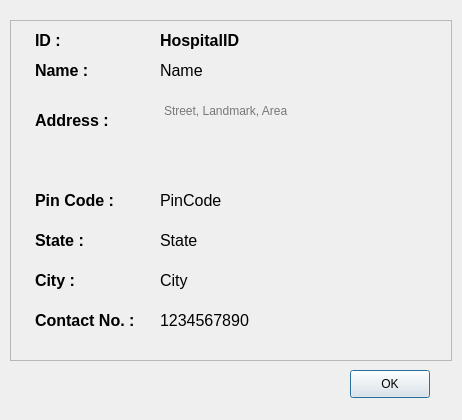
<?xml version="1.0" encoding="UTF-8"?>
<ui version="4.0">
 <class>hospitalProfile</class>
 <widget class="QDialog" name="hospitalProfile">
  <property name="geometry">
   <rect>
    <x>0</x>
    <y>0</y>
    <width>462</width>
    <height>420</height>
   </rect>
  </property>
  <property name="windowTitle">
   <string>Hospital Profile</string>
  </property>
  <widget class="QFrame" name="frame">
   <property name="geometry">
    <rect>
     <x>10</x>
     <y>20</y>
     <width>442</width>
     <height>341</height>
    </rect>
   </property>
   <property name="styleSheet">
    <string notr="true"/>
   </property>
   <property name="frameShape">
    <enum>QFrame::StyledPanel</enum>
   </property>
   <property name="frameShadow">
    <enum>QFrame::Raised</enum>
   </property>
   <widget class="QLabel" name="nameLabel">
    <property name="geometry">
     <rect>
      <x>25</x>
      <y>30</y>
      <width>101</width>
      <height>41</height>
     </rect>
    </property>
    <property name="text">
     <string>&lt;html&gt;&lt;head/&gt;&lt;body&gt;&lt;p&gt;&lt;span style=&quot; font-size:12pt; font-weight:600;&quot;&gt;Name :&lt;/span&gt;&lt;/p&gt;&lt;/body&gt;&lt;/html&gt;</string>
    </property>
   </widget>
   <widget class="QLabel" name="addressLabel">
    <property name="geometry">
     <rect>
      <x>25</x>
      <y>80</y>
      <width>101</width>
      <height>41</height>
     </rect>
    </property>
    <property name="text">
     <string>&lt;html&gt;&lt;head/&gt;&lt;body&gt;&lt;p&gt;&lt;span style=&quot; font-size:12pt; font-weight:600;&quot;&gt;Address :&lt;/span&gt;&lt;/p&gt;&lt;/body&gt;&lt;/html&gt;</string>
    </property>
   </widget>
   <widget class="QLabel" name="contactLabel">
    <property name="geometry">
     <rect>
      <x>25</x>
      <y>290</y>
      <width>131</width>
      <height>21</height>
     </rect>
    </property>
    <property name="text">
     <string>&lt;html&gt;&lt;head/&gt;&lt;body&gt;&lt;p&gt;&lt;span style=&quot; font-size:12pt; font-weight:600;&quot;&gt;Contact No. :&lt;/span&gt;&lt;/p&gt;&lt;/body&gt;&lt;/html&gt;</string>
    </property>
   </widget>
   <widget class="QLabel" name="stateLabel">
    <property name="geometry">
     <rect>
      <x>25</x>
      <y>200</y>
      <width>101</width>
      <height>41</height>
     </rect>
    </property>
    <property name="text">
     <string>&lt;html&gt;&lt;head/&gt;&lt;body&gt;&lt;p&gt;&lt;span style=&quot; font-size:12pt; font-weight:600;&quot;&gt;State :&lt;/span&gt;&lt;/p&gt;&lt;/body&gt;&lt;/html&gt;</string>
    </property>
   </widget>
   <widget class="QLabel" name="pinCodeLabel">
    <property name="geometry">
     <rect>
      <x>25</x>
      <y>160</y>
      <width>101</width>
      <height>41</height>
     </rect>
    </property>
    <property name="text">
     <string>&lt;html&gt;&lt;head/&gt;&lt;body&gt;&lt;p&gt;&lt;span style=&quot; font-size:12pt; font-weight:600;&quot;&gt;Pin Code :&lt;/span&gt;&lt;/p&gt;&lt;/body&gt;&lt;/html&gt;</string>
    </property>
   </widget>
   <widget class="QLabel" name="cityLabel">
    <property name="geometry">
     <rect>
      <x>25</x>
      <y>240</y>
      <width>101</width>
      <height>41</height>
     </rect>
    </property>
    <property name="text">
     <string>&lt;html&gt;&lt;head/&gt;&lt;body&gt;&lt;p&gt;&lt;span style=&quot; font-size:12pt; font-weight:600;&quot;&gt;City :&lt;/span&gt;&lt;/p&gt;&lt;/body&gt;&lt;/html&gt;</string>
    </property>
   </widget>
   <widget class="QTextBrowser" name="address">
    <property name="geometry">
     <rect>
      <x>150</x>
      <y>80</y>
      <width>271</width>
      <height>61</height>
     </rect>
    </property>
    <property name="styleSheet">
     <string notr="true">background-color:transparent;
border:none;</string>
    </property>
    <property name="placeholderText">
     <string>Street, Landmark, Area</string>
    </property>
   </widget>
   <widget class="QLabel" name="pinCode">
    <property name="geometry">
     <rect>
      <x>150</x>
      <y>170</y>
      <width>181</width>
      <height>21</height>
     </rect>
    </property>
    <property name="styleSheet">
     <string notr="true">font-size:12pt;</string>
    </property>
    <property name="text">
     <string>PinCode</string>
    </property>
   </widget>
   <widget class="QLabel" name="state">
    <property name="geometry">
     <rect>
      <x>150</x>
      <y>210</y>
      <width>181</width>
      <height>21</height>
     </rect>
    </property>
    <property name="styleSheet">
     <string notr="true">font-size:12pt;</string>
    </property>
    <property name="text">
     <string>State</string>
    </property>
   </widget>
   <widget class="QLabel" name="city">
    <property name="geometry">
     <rect>
      <x>150</x>
      <y>250</y>
      <width>181</width>
      <height>21</height>
     </rect>
    </property>
    <property name="styleSheet">
     <string notr="true">font-size:12pt;</string>
    </property>
    <property name="text">
     <string>City</string>
    </property>
   </widget>
   <widget class="QLabel" name="contact">
    <property name="geometry">
     <rect>
      <x>150</x>
      <y>290</y>
      <width>191</width>
      <height>21</height>
     </rect>
    </property>
    <property name="styleSheet">
     <string notr="true">font-size:12pt;</string>
    </property>
    <property name="text">
     <string>1234567890</string>
    </property>
   </widget>
   <widget class="QLabel" name="name">
    <property name="geometry">
     <rect>
      <x>150</x>
      <y>30</y>
      <width>371</width>
      <height>41</height>
     </rect>
    </property>
    <property name="styleSheet">
     <string notr="true">font-size:12pt;</string>
    </property>
    <property name="text">
     <string>Name</string>
    </property>
   </widget>
   <widget class="QLabel" name="IDLabel">
    <property name="geometry">
     <rect>
      <x>25</x>
      <y>0</y>
      <width>131</width>
      <height>41</height>
     </rect>
    </property>
    <property name="text">
     <string>&lt;html&gt;&lt;head/&gt;&lt;body&gt;&lt;p&gt;&lt;span style=&quot; font-size:12pt; font-weight:600;&quot;&gt;ID :&lt;/span&gt;&lt;/p&gt;&lt;/body&gt;&lt;/html&gt;</string>
    </property>
   </widget>
   <widget class="QLabel" name="dispensaryID">
    <property name="geometry">
     <rect>
      <x>150</x>
      <y>0</y>
      <width>371</width>
      <height>41</height>
     </rect>
    </property>
    <property name="styleSheet">
     <string notr="true">font-size:12pt;
font-weight: bold;</string>
    </property>
    <property name="text">
     <string>HospitalID</string>
    </property>
   </widget>
  </widget>
  <widget class="QPushButton" name="pushButton">
   <property name="geometry">
    <rect>
     <x>350</x>
     <y>370</y>
     <width>80</width>
     <height>28</height>
    </rect>
   </property>
   <property name="text">
    <string>OK</string>
   </property>
  </widget>
 </widget>
 <resources/>
 <connections/>
</ui>
